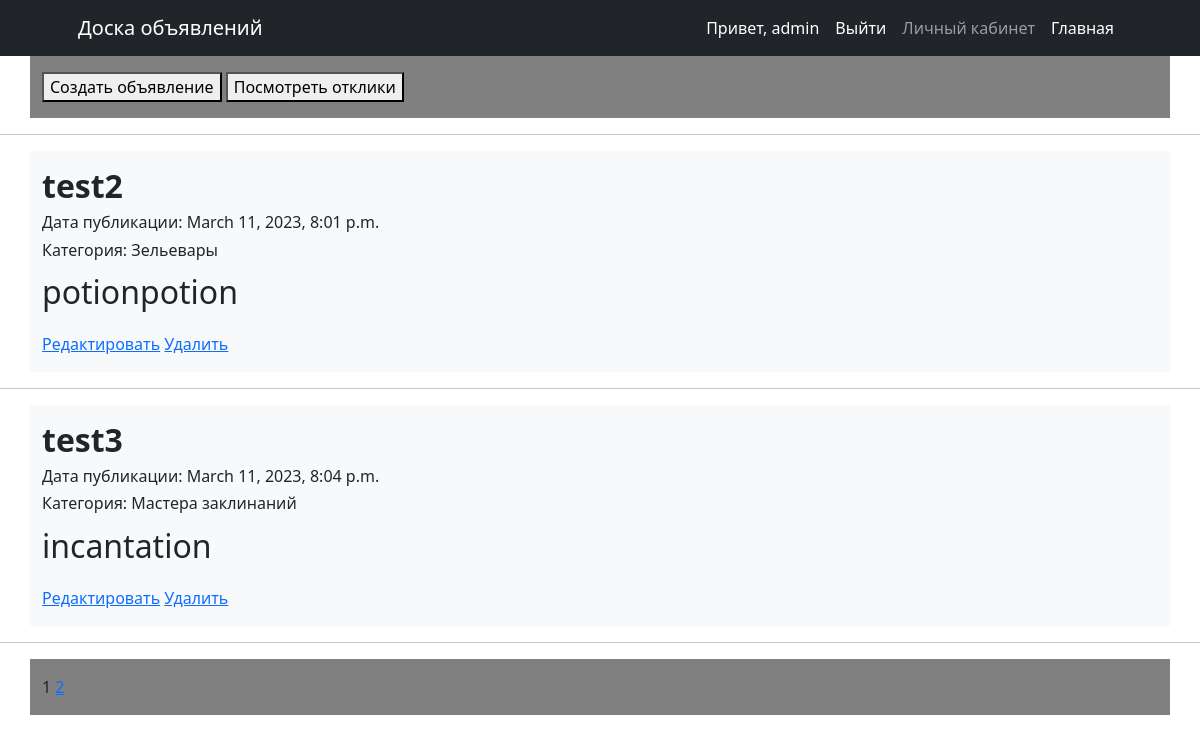
/account (signed in), run on the app's committed database.
### accounts/models.py (models this page shows)
class CustomUser(AbstractUser):
    email = models.EmailField(
                        verbose_name='email',
                        max_length=255,
                        unique=True,
                    )
    username = models.CharField(unique=True, max_length=50)
    def __str__(self):
        return self.username

### adds/models.py (models this page shows, shortened)
class Advertisement(models.Model):
    title = models.CharField("Заголовок", max_length=100, blank=False)
    text = RichTextUploadingField("Текст")
    category = models.CharField("Категория", max_length=2, choices=CATEGORY)
    date_publication = models.DateTimeField("Дата публикации", default=datetime.now, blank=True)
    author = models.ForeignKey(CustomUser, on_delete=models.CASCADE, related_name='author')

### announcement/views.py (the view)
# urls.py: path("account", UserAccount.as_view(), name="account"),
class UserAccount(LoginRequiredMixin, ListView):
    model = Advertisement
    ordering = '-date_publication'
    template_name = 'user_page.html'
    context_object_name = 'adds'
    paginate_by = 2
    def get_queryset(self):
        user = self.request.user
        queryset = super().get_queryset()
        self.filterset = Advertisement.objects.filter(author=user)
        return self.filterset

### templates/user_page.html (shortened to what this page needs)
{% extends "base.html" %}
{% load static %}
{% load custom_tags %}
{% block content %}
        <div class="container py-3" style="background-color:grey;" >
            <button onclick="window.location.href = 'announcements/create/';">Создать объявление</button>
            <button onclick="window.location.href = '{% url 'replies' %}';">Посмотреть отклики</button>
        </div>
          {% if adds %}
            {% for add in adds %}
                <hr>
                <div class="container bg-light py-3" >
                        <h4 class="fs-2 fw-bolder"> {{ add.title }} </h4>
                        <h5 class="fs-6"> Дата публикации: {{ add.date_publication }} </h5>
                        <h5 class="fs-6"> Категория: {{ add.get_category_display }} </h5>
                        <p class="fs-2"> {{ add.text|safe }} </p>
                    <a href="announcements/{{ add.id}}/update/">Редактировать</a>
                    <a href="announcements/{{ add.id}}/delete/">Удалить</a>
                </div>
            {% endfor %}
            <hr>
<div class="container py-3" style="background-color:grey;" >
   {{ page_obj.number }}
   {% if page_obj.has_next %}
       <a href="?page={{ page_obj.next_page_number }}">{{ page_obj.next_page_number }}</a>
   {% endif %}
</div>
          {% else %}
                <h4 class=" container col-7 fs-2 fw-bolder" > Нет активных объявлений </h4>
          {% endif %}
{% endblock %}

### templates/base.html (shortened to what this page needs)
<!DOCTYPE html>
{% load static %}
<html lang="en">
    <head>
        <link href="https://cdn.jsdelivr.net/npm/bootstrap-icons@1.4.1/font/bootstrap-icons.css" rel="stylesheet" />
        <link href="{% static 'css/styles.css' %}" rel="stylesheet" />
    </head>
    <body>
        <nav class="navbar navbar-expand-lg navbar-dark bg-dark">
            <div class="container px-lg-5">
                <a class="navbar-brand" href="#!">Доска объявлений</a>
                <div class="collapse navbar-collapse" id="navbarSupportedContent">
                    <ul class="navbar-nav ms-auto mb-2 mb-lg-0">
                        {% if user.is_authenticated %}
                            <li class="nav-link active" aria-current="page" style="color:white;">Привет, {{ request.user }}</li>
                            <li class="nav-item"><a class="nav-link active" aria-current="page" href="{% url 'logout' %}">Выйти</a></li>
                            <li class="nav-item"><a class="nav-link" href="{% url 'account' %}">Личный кабинет</a></li>
                        {% else %}
                            <li class="nav-item"><a class="nav-link active" aria-current="page" href="{% url 'login' %}">Войти</a></li>
                            <li class="nav-item"><a class="nav-link active" aria-current="page" href="{% url 'signup' %}">Регистрация</a></li>
                        {% endif %}
                        <li class="nav-item"><a class="nav-link active" aria-current="page" href="{% url 'home' %}">Главная</a></li>
                    </ul>
                </div>
            </div>
        </nav>
        {% block content %}
        {% endblock content %}
    </body>
</html>

### data on the page
CustomUser: user "admin"
Advertisement: title "test2", date_publication "March 11, 2023, 8:01 p.m.", category "Зельевары", text "potionpotion"
Advertisement: title "test3", date_publication "March 11, 2023, 8:04 p.m.", category "Мастера заклинаний", text "incantation"

### other printed values
{{ page_obj.number }} "1"
{{ page_obj.next_page_number }} "2"
